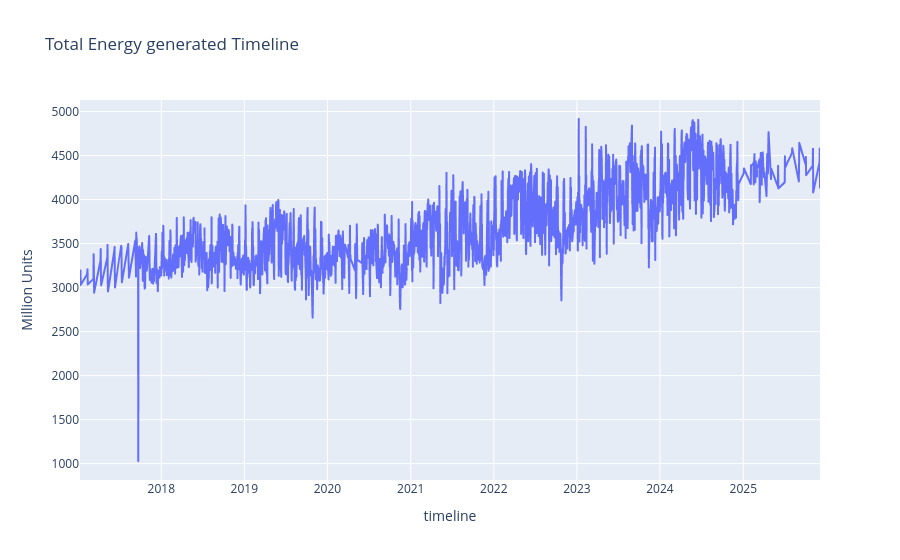

Notebook cell for this chart:
### Code cell
total_fig = px.line(data_frame=timeline_pivot,x='date',y='Total',title='Total Energy generated Timeline')
total_fig.update_layout(yaxis_title='Million Units',xaxis_title='timeline')
total_fig.show()

### Figure 1 — Plotly figure (JSON) as saved in the notebook; plotly's stock layout.template omitted (floating-point values rounded to 4 significant figures; data arrays with more than 128 entries replaced by an {"elided": "..."} marker saying what was removed)
{"data": [{"hovertemplate": "date=%{x}<br>Total=%{y}<extra></extra>", "legendgroup": "", "line": {"color": "#636efa", "dash": "solid"}, "marker": {"symbol": "circle"}, "mode": "lines", "name": "", "showlegend": false, "type": "scattergl", "x": {"elided": "2657 str values"}, "xaxis": "x", "y": {"elided": "2657 float values"}, "yaxis": "y"}], "layout": {"legend": {"tracegroupgap": 0}, "title": {"text": "Total Energy generated Timeline"}, "xaxis": {"anchor": "y", "domain": [0, 1], "title": {"text": "timeline"}}, "yaxis": {"anchor": "x", "domain": [0, 1], "title": {"text": "Million Units"}}}}
